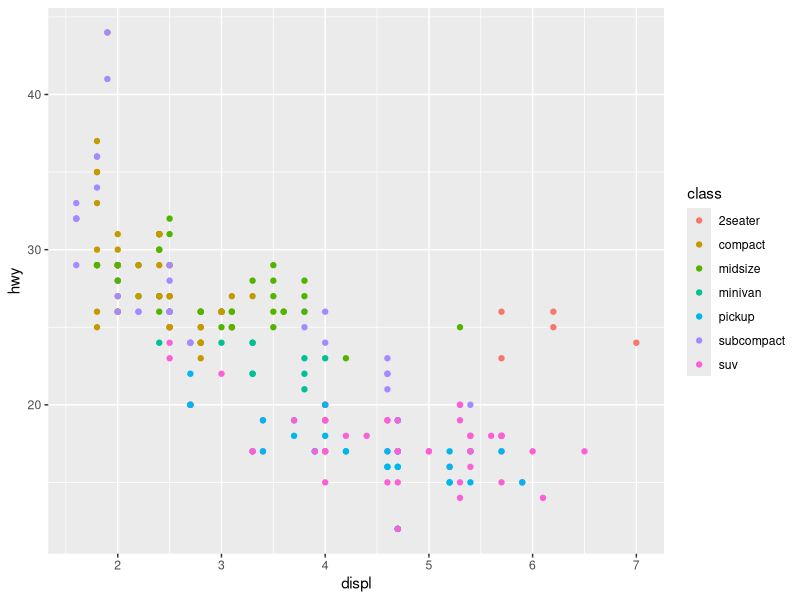
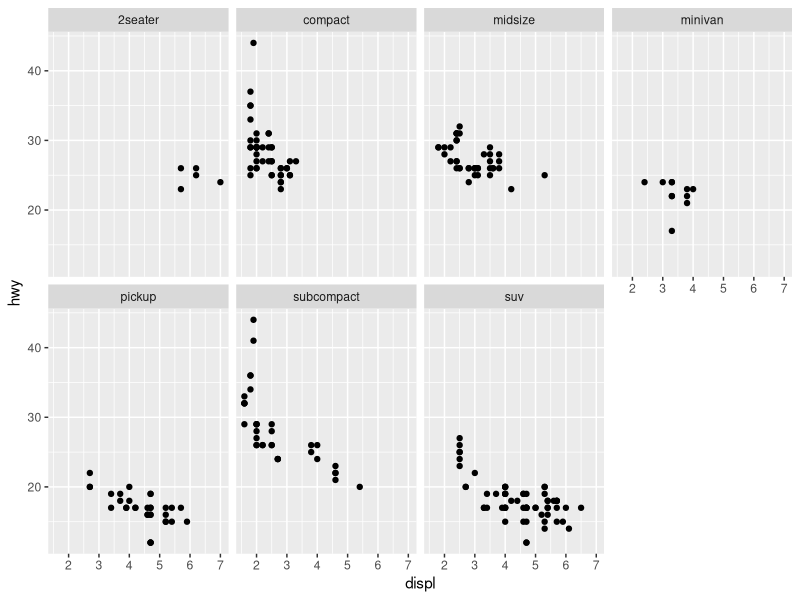
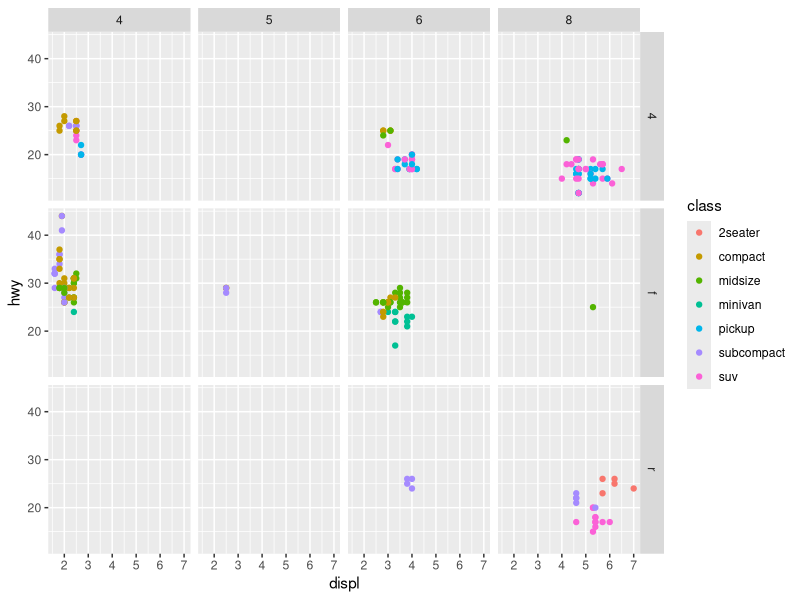
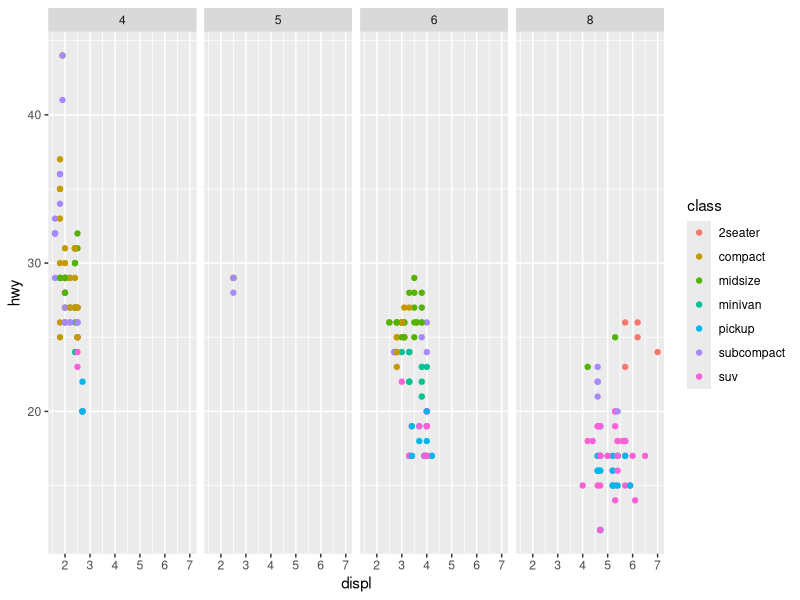
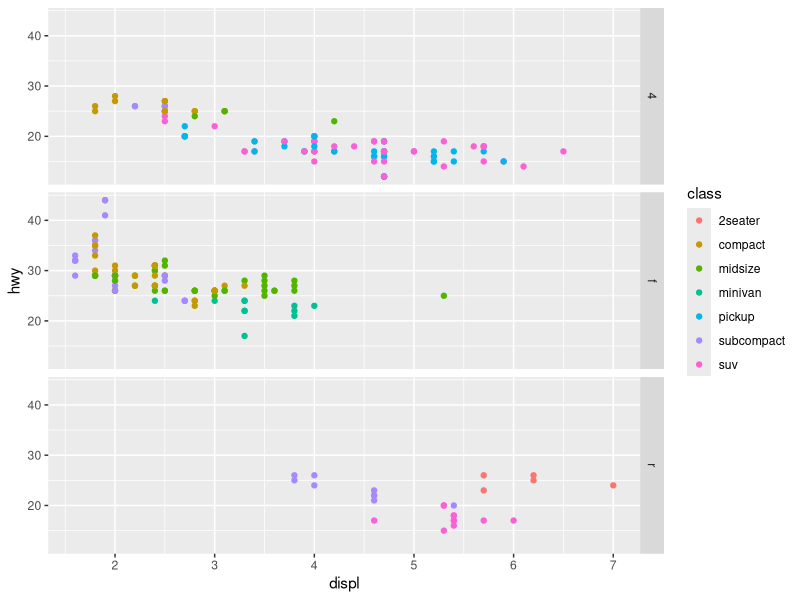
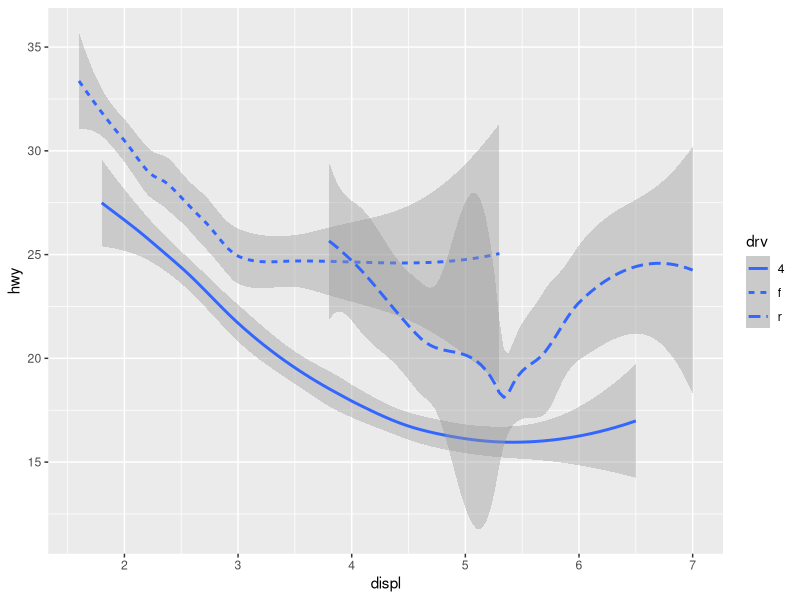
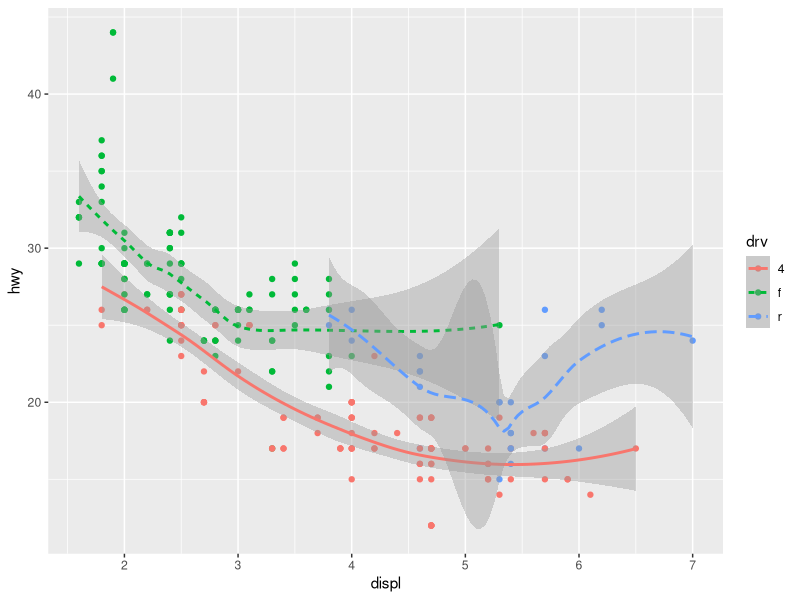
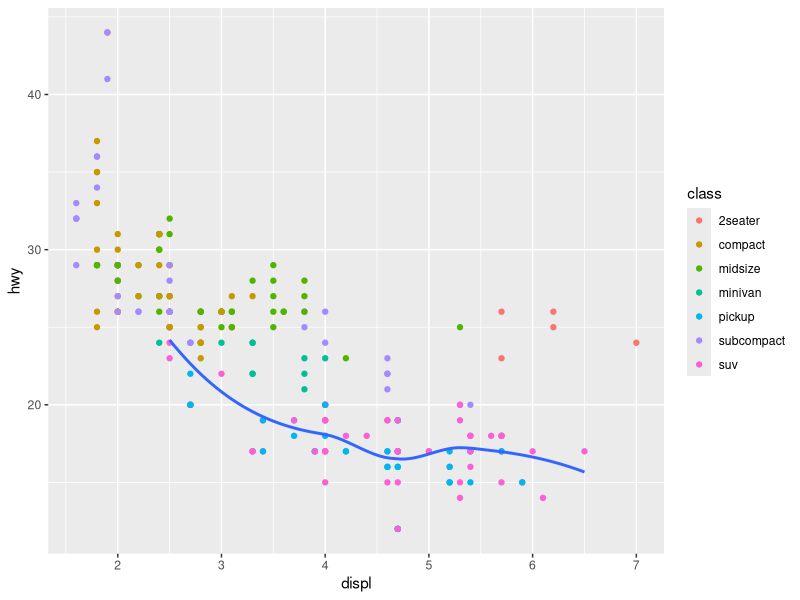

Write the R code that produced these figures, in order.
library(tidyverse)
ggplot2::mpg
mpg
view(mpg)
help(mpg)
?mpg

#displ: tamaño del motor litros
#hwy: numero de millas por galon

ggplot(data=mpg)+
  geom_point(mapping = aes(x=displ, y= hwy, color = class))
#ademas de color se puede usar shape para diferenciar por forma o alpha para diferenciar por 
#una escala de transparencia  de grises

ggplot(data =mpg)+
  geom_point(mapping = aes(x=displ, y=hwy))+
  facet_wrap(~class, nrow = 2) # muestras separado el comportamiento de cada clase
 #n row es cuantas filas de graficas para distribuirlas de manera comoda 


ggplot(data =mpg)+
  geom_point(mapping = aes(x=displ, y=hwy, color =class))+
  facet_grid(drv~cyl) #muestra el comportamiento individual separadodos variables

ggplot(data =mpg)+
  geom_point(mapping = aes(x=displ, y=hwy, color =class))+
  facet_grid(.~cyl) #muestra el comportamiento individual separado por una variable

ggplot(data =mpg)+
  geom_point(mapping = aes(x=displ, y=hwy, color =class))+
  facet_grid(drv~.) #muestra el comportamiento individual separado por una variable

ggplot(data =mpg)+
  geom_smooth( mapping = aes(x=displ, y= hwy, linetype= drv))

ggplot(data =mpg)+
  geom_point( mapping = aes(x=displ, y= hwy, color=drv))+
  geom_smooth( mapping = aes(x=displ, y= hwy, linetype= drv, color =drv))
 #una grafica clara que muestra los puntos de dispersion al tiempo que las
#lineas de tendencia 

ggplot(data =mpg,mapping = aes(x=displ, y= hwy))+
  geom_point( mapping = aes(color=class))+
  geom_smooth( data = filter(mpg, class=="suv"), se=F)
#elimina el intervalo de convianza y muesta solo la linea de tendencia de una categoria
#pero muestra en colores todas las clases

